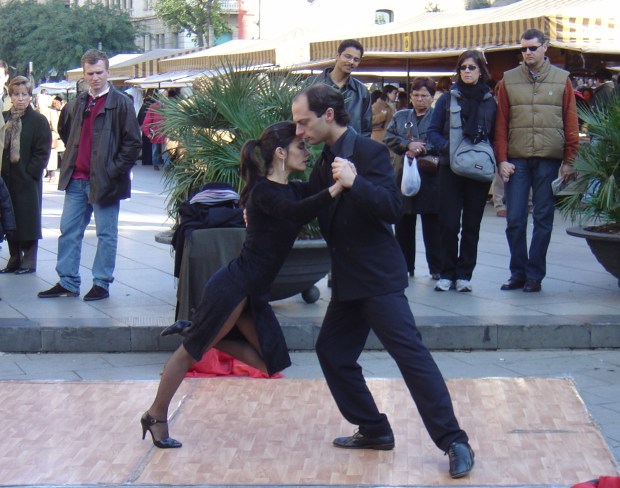
#> input picture HOG+SVM/INRIAPerson/Train/pos/crop001002.png, 1239 x 976 px (shown at 1/2 size); its folder holds 4 pictures in this run
$ python OPENCV.py
#> lines starting #> are read from the running program, lines starting #| are printed output that depends on the picture
from PIL import Image
import cv2
import numpy as np
import os
import warnings
from sklearn.metrics import accuracy_score, precision_score, recall_score, f1_score
from sklearn.model_selection import train_test_split

# 忽略 OpenCV PNG 相关警告
warnings.filterwarnings("ignore", category=UserWarning, module="cv2")
warnings.filterwarnings("ignore", message=".*libpng warning: iCCP: known incorrect sRGB profile.*")

# HOG 特征提取器
hog = cv2.HOGDescriptor()

def fix_png(img_path):
    """ 用 PIL 重新保存 PNG，去除错误的 sRGB profile """
#> called with img_path = 'INRIAPerson/Train/pos/crop001002.png'
    try:
        img = Image.open(img_path)
#> img is the input picture: PIL image 1239x976 RGB; mean R, G, B 114.8, 115.3, 125.6
        img.save(img_path, "PNG")  # 重新保存去除错误的 sRGB
    except Exception as e:
        print(f"处理 PNG 失败: {img_path} - {str(e)}")

def compute_hog_features(img_path):
    """ 计算 HOG 特征 """
    fix_png(img_path)  # 修复 PNG 图片
    img = cv2.imread(img_path, cv2.IMREAD_GRAYSCALE)
#> img: shape (976, 1239); min 6, max 255, mean 115.8
    if img is None:
        print(f"无法读取图片: {img_path}")
        return None
    img = cv2.resize(img, (64, 128))
#> img: shape (128, 64)
    return hog.compute(img).flatten()

def load_dataset(positive_path, negative_path):
    """ 加载数据集 """
    pos_features = [compute_hog_features(os.path.join(positive_path, f)) for f in os.listdir(positive_path) if f.endswith('.png')]
#> call 2 of compute_hog_features, with img_path = 'INRIAPerson/Train/pos/crop001033.png'
#> call 2 of fix_png, with img_path = 'INRIAPerson/Train/pos/crop001033.png'
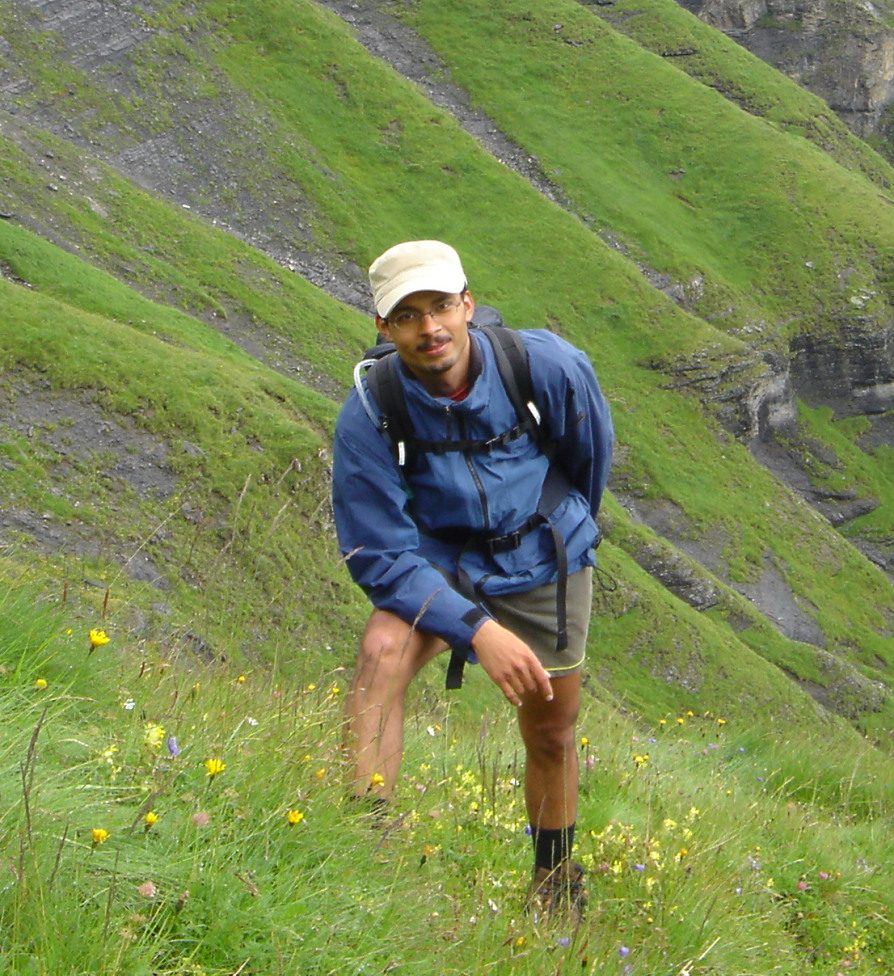
#> input picture HOG+SVM/INRIAPerson/Train/pos/crop001033.png, 894 x 976 px
#> in fix_png, img is the input picture: PIL image 894x976 RGB; mean R, G, B 121.3, 135.8, 81.9
#> in compute_hog_features (call 2), `img = cv2.resize(img, (64, 128))`:
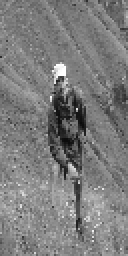
#> img: shape (128, 64) (shown 2 times larger); min 10, max 255, mean 124.6
#> call 3 of compute_hog_features, with img_path = 'INRIAPerson/Train/pos/crop001043.png'
#> call 3 of fix_png, with img_path = 'INRIAPerson/Train/pos/crop001043.png'
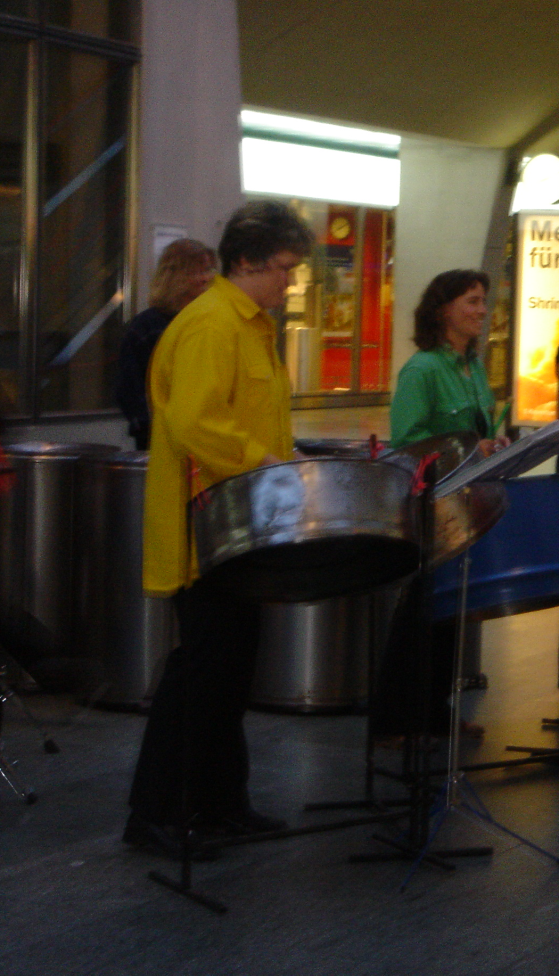
#> input picture HOG+SVM/INRIAPerson/Train/pos/crop001043.png, 559 x 976 px
#> in fix_png, img is the input picture: PIL image 559x976 RGB; mean R, G, B 64.2, 56.6, 43.3
#> in compute_hog_features (call 3), `img = cv2.resize(img, (64, 128))`:
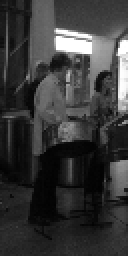
#> img: shape (128, 64) (shown 2 times larger); min 2, max 255, mean 56.8
#> call 4 of compute_hog_features, with img_path = 'INRIAPerson/Train/pos/crop001049.png'
#> call 4 of fix_png, with img_path = 'INRIAPerson/Train/pos/crop001049.png'
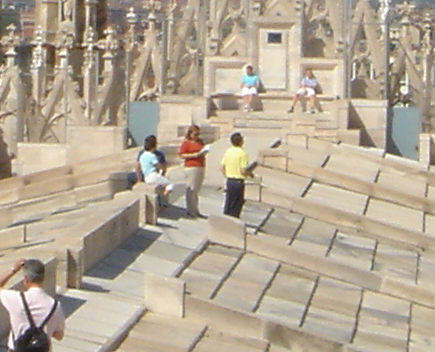
#> input picture HOG+SVM/INRIAPerson/Train/pos/crop001049.png, 435 x 352 px
#> in fix_png, img is the input picture: PIL image 435x352 RGB; mean R, G, B 180.6, 167.9, 149
#> in compute_hog_features (call 4), `img = cv2.imread(img_path, cv2.IMREAD_GRAYSCALE)`:
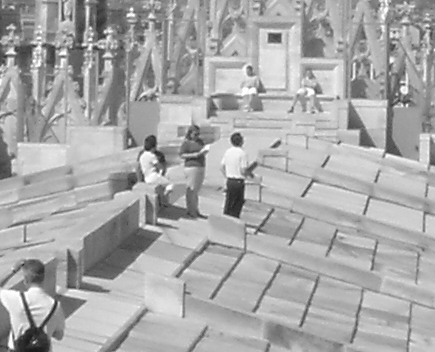
#> img: shape (352, 435); min 22, max 255, mean 169
#> in compute_hog_features (call 4), `img = cv2.resize(img, (64, 128))`:
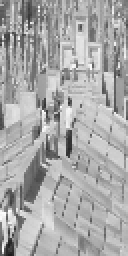
#> img: shape (128, 64) (shown 2 times larger); min 26, max 254, mean 168.9
#> (the run stopped early here; a loop or call above may not have finished)
